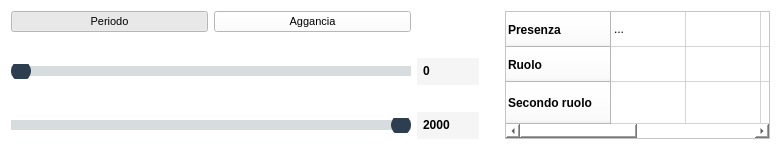
<?xml version="1.0" encoding="UTF-8"?>
<ui version="4.0">
 <class>Dialog</class>
 <widget class="QDialog" name="Dialog">
  <property name="geometry">
   <rect>
    <x>0</x>
    <y>0</y>
    <width>781</width>
    <height>150</height>
   </rect>
  </property>
  <property name="windowTitle">
   <string>Cambia Data</string>
  </property>
  <property name="windowOpacity">
   <double>0.900000000000000</double>
  </property>
  <property name="styleSheet">
   <string notr="true">background-color:white;</string>
  </property>
  <layout class="QGridLayout" name="gridLayout">
   <item row="0" column="5" rowspan="3">
    <widget class="QTableWidget" name="tableWidget">
     <property name="maximumSize">
      <size>
       <width>265</width>
       <height>16777215</height>
      </size>
     </property>
     <property name="font">
      <font>
       <family>Arial</family>
      </font>
     </property>
     <property name="editTriggers">
      <set>QAbstractItemView::NoEditTriggers</set>
     </property>
     <attribute name="horizontalHeaderVisible">
      <bool>false</bool>
     </attribute>
     <attribute name="horizontalHeaderCascadingSectionResizes">
      <bool>false</bool>
     </attribute>
     <attribute name="horizontalHeaderDefaultSectionSize">
      <number>75</number>
     </attribute>
     <attribute name="horizontalHeaderMinimumSectionSize">
      <number>60</number>
     </attribute>
     <attribute name="horizontalHeaderShowSortIndicator" stdset="0">
      <bool>false</bool>
     </attribute>
     <attribute name="horizontalHeaderStretchLastSection">
      <bool>true</bool>
     </attribute>
     <attribute name="verticalHeaderVisible">
      <bool>true</bool>
     </attribute>
     <attribute name="verticalHeaderDefaultSectionSize">
      <number>35</number>
     </attribute>
     <attribute name="verticalHeaderMinimumSectionSize">
      <number>35</number>
     </attribute>
     <attribute name="verticalHeaderStretchLastSection">
      <bool>true</bool>
     </attribute>
     <row>
      <property name="text">
       <string>Presenza    </string>
      </property>
      <property name="font">
       <font>
        <family>Arial</family>
        <weight>75</weight>
        <bold>true</bold>
       </font>
      </property>
     </row>
     <row>
      <property name="text">
       <string>Ruolo</string>
      </property>
      <property name="font">
       <font>
        <family>Arial</family>
        <weight>75</weight>
        <bold>true</bold>
       </font>
      </property>
     </row>
     <row>
      <property name="text">
       <string>Secondo ruolo     </string>
      </property>
      <property name="font">
       <font>
        <weight>75</weight>
        <bold>true</bold>
       </font>
      </property>
     </row>
     <column>
      <property name="text">
       <string>1</string>
      </property>
     </column>
     <column>
      <property name="text">
       <string>2</string>
      </property>
     </column>
     <column>
      <property name="text">
       <string>3</string>
      </property>
     </column>
     <column>
      <property name="text">
       <string>4</string>
      </property>
     </column>
     <item row="0" column="0">
      <property name="text">
       <string>...</string>
      </property>
     </item>
     <item row="0" column="1">
      <property name="text">
       <string/>
      </property>
     </item>
     <item row="0" column="2">
      <property name="text">
       <string/>
      </property>
     </item>
     <item row="0" column="3">
      <property name="text">
       <string/>
      </property>
     </item>
     <item row="1" column="0">
      <property name="text">
       <string/>
      </property>
     </item>
     <item row="1" column="1">
      <property name="text">
       <string/>
      </property>
     </item>
     <item row="1" column="2">
      <property name="text">
       <string/>
      </property>
     </item>
     <item row="1" column="3">
      <property name="text">
       <string/>
      </property>
     </item>
     <item row="2" column="0">
      <property name="text">
       <string/>
      </property>
     </item>
     <item row="2" column="1">
      <property name="text">
       <string/>
      </property>
     </item>
     <item row="2" column="2">
      <property name="text">
       <string/>
      </property>
     </item>
     <item row="2" column="3">
      <property name="text">
       <string/>
      </property>
     </item>
    </widget>
   </item>
   <item row="1" column="2">
    <widget class="QSpinBox" name="spinBox">
     <property name="maximumSize">
      <size>
       <width>70</width>
       <height>16777215</height>
      </size>
     </property>
     <property name="font">
      <font>
       <family>Arial</family>
       <pointsize>9</pointsize>
       <weight>75</weight>
       <bold>true</bold>
      </font>
     </property>
     <property name="styleSheet">
      <string notr="true">QSpinBox,
QSpinBox:editable,
QSpinBox:hover,
QSpinBox:pressed {
  border: none;
  border-bottom: 2px solid rgb(245, 245, 245);
  border-radius: 0;
  background:rgb(245, 245, 245);
  color: #000000;
  padding: 5px 4px 4px 4px;
}
QSpinBox:focus {
  border: none;
  border-bottom: 2px solid  #efc050;
  border-radius: 0;
  background:rgb(245, 245, 245);
  color: #000000;
  padding: 5px 4px 4px 4px;
}
QSpinBox:disabled {
  border: none;
  border-bottom: 2px solid #999999;
  border-radius: 0;
  background: rgb(153, 153, 153);
  color: white;
  padding: 5px 15px 4px 4px;
}
QSpinBox::up-button {
  subcontrol-origin: border;
  subcontrol-position: top right;
  border: none;
  border-radius: 0;
  background:rgb(245, 245, 245,0);
  margin-top: 1px;
  width: 18px;
}
QSpinBox::down-button {
  subcontrol-origin: border;
  subcontrol-position: bottom right;
  border: none;
  border-radius: 0;
  background: rgb(245, 245, 245,0);
  width: 18px;
}</string>
     </property>
     <property name="keyboardTracking">
      <bool>false</bool>
     </property>
     <property name="minimum">
      <number>0</number>
     </property>
     <property name="maximum">
      <number>2000</number>
     </property>
     <property name="value">
      <number>0</number>
     </property>
    </widget>
   </item>
   <item row="2" column="0" colspan="2">
    <widget class="QSlider" name="horizontalSliderB">
     <property name="enabled">
      <bool>true</bool>
     </property>
     <property name="cursor">
      <cursorShape>PointingHandCursor</cursorShape>
     </property>
     <property name="toolTip">
      <string>&lt;html&gt;&lt;head/&gt;&lt;body&gt;&lt;p&gt;&lt;span style=&quot; font-weight:600;&quot;&gt;Seconda Data&lt;/span&gt;&lt;/p&gt;&lt;/body&gt;&lt;/html&gt;</string>
     </property>
     <property name="whatsThis">
      <string>&lt;html&gt;&lt;head/&gt;&lt;body&gt;&lt;p&gt;efefefe&lt;/p&gt;&lt;/body&gt;&lt;/html&gt;</string>
     </property>
     <property name="styleSheet">
      <string notr="true">QSlider::groove:horizontal {
   border: 0px solid #424242; 
	height: 10px; 
	border-radius: 4px;
}

QSlider::handle:horizontal {
    background-color:#2c3e50;
	border: 2px solid #2c3e50; 
	width: 16px; 
	margin-top: -5px; 
	margin-bottom: -5px; 
	border-radius: 10px; 
}

QSlider::handle:horizontal:hover {
    background-color:#1abc9c;
	border: 2px solid #1abc9c; 
}


QSlider::add-page:horizontal {
   background: #d7dcdf;
}

QSlider::sub-page:horizontal {
    background: #d7dcdf;
}
</string>
     </property>
     <property name="minimum">
      <number>1</number>
     </property>
     <property name="maximum">
      <number>2000</number>
     </property>
     <property name="value">
      <number>2000</number>
     </property>
     <property name="orientation">
      <enum>Qt::Horizontal</enum>
     </property>
    </widget>
   </item>
   <item row="0" column="0">
    <widget class="QPushButton" name="pushButtonPeriodoAnno">
     <property name="maximumSize">
      <size>
       <width>200</width>
       <height>16777215</height>
      </size>
     </property>
     <property name="font">
      <font>
       <family>Segoe UI</family>
       <pointsize>8</pointsize>
       <weight>50</weight>
       <bold>false</bold>
      </font>
     </property>
     <property name="cursor">
      <cursorShape>PointingHandCursor</cursorShape>
     </property>
     <property name="whatsThis">
      <string>&lt;html&gt;&lt;head/&gt;&lt;body&gt;&lt;p&gt;Scegliere un periodo o un singolo anno.&lt;/p&gt;&lt;/body&gt;&lt;/html&gt;</string>
     </property>
     <property name="styleSheet">
      <string notr="true"/>
     </property>
     <property name="text">
      <string>Periodo</string>
     </property>
     <property name="checkable">
      <bool>true</bool>
     </property>
     <property name="checked">
      <bool>true</bool>
     </property>
     <property name="autoDefault">
      <bool>false</bool>
     </property>
    </widget>
   </item>
   <item row="1" column="0" colspan="2">
    <widget class="QSlider" name="horizontalSliderA">
     <property name="minimumSize">
      <size>
       <width>400</width>
       <height>0</height>
      </size>
     </property>
     <property name="cursor">
      <cursorShape>PointingHandCursor</cursorShape>
     </property>
     <property name="toolTip">
      <string>&lt;html&gt;&lt;head/&gt;&lt;body&gt;&lt;p&gt;&lt;span style=&quot; font-weight:600;&quot;&gt;Prima Data&lt;/span&gt;&lt;/p&gt;&lt;/body&gt;&lt;/html&gt;</string>
     </property>
     <property name="whatsThis">
      <string>&lt;html&gt;&lt;head/&gt;&lt;body&gt;&lt;p&gt;efefefe&lt;/p&gt;&lt;/body&gt;&lt;/html&gt;</string>
     </property>
     <property name="styleSheet">
      <string notr="true">QSlider::groove:horizontal {
   border: 0px solid #424242; 
	height: 10px; 
	border-radius: 4px;
}

QSlider::handle:horizontal {
    background-color:#2c3e50;
	border: 2px solid #2c3e50; 
	width: 16px; 
	margin-top: -5px; 
	margin-bottom: -5px; 
	border-radius: 10px; 
}

QSlider::handle:horizontal:hover {
    background-color:#1abc9c;
	border: 2px solid #1abc9c; 
}


QSlider::add-page:horizontal {
   background: #d7dcdf;
}

QSlider::sub-page:horizontal {
    background: #d7dcdf;
}</string>
     </property>
     <property name="minimum">
      <number>0</number>
     </property>
     <property name="maximum">
      <number>1999</number>
     </property>
     <property name="value">
      <number>0</number>
     </property>
     <property name="orientation">
      <enum>Qt::Horizontal</enum>
     </property>
    </widget>
   </item>
   <item row="0" column="1">
    <widget class="QPushButton" name="pushButtonAggancia">
     <property name="maximumSize">
      <size>
       <width>200</width>
       <height>16777215</height>
      </size>
     </property>
     <property name="font">
      <font>
       <family>Segoe UI</family>
       <pointsize>8</pointsize>
       <weight>50</weight>
       <bold>false</bold>
      </font>
     </property>
     <property name="cursor">
      <cursorShape>PointingHandCursor</cursorShape>
     </property>
     <property name="whatsThis">
      <string>&lt;html&gt;&lt;head/&gt;&lt;body&gt;&lt;p&gt;Agganciare due date in un intervallo fisso.&lt;/p&gt;&lt;/body&gt;&lt;/html&gt;</string>
     </property>
     <property name="styleSheet">
      <string notr="true"/>
     </property>
     <property name="text">
      <string>Aggancia</string>
     </property>
     <property name="checkable">
      <bool>true</bool>
     </property>
     <property name="autoDefault">
      <bool>false</bool>
     </property>
    </widget>
   </item>
   <item row="2" column="2">
    <widget class="QSpinBox" name="spinBox_2">
     <property name="maximumSize">
      <size>
       <width>70</width>
       <height>16777215</height>
      </size>
     </property>
     <property name="font">
      <font>
       <family>Arial</family>
       <pointsize>9</pointsize>
       <weight>75</weight>
       <bold>true</bold>
      </font>
     </property>
     <property name="styleSheet">
      <string notr="true">QSpinBox,
QSpinBox:editable,
QSpinBox:hover,
QSpinBox:pressed {
  border: none;
  border-bottom: 2px solid rgb(245, 245, 245);
  border-radius: 0;
  background:rgb(245, 245, 245);
  color: #000000;
  padding: 5px 4px 4px 4px;
}
QSpinBox:focus {
  border: none;
  border-bottom: 2px solid  #efc050;
  border-radius: 0;
  background:rgb(245, 245, 245);
  color: #000000;
  padding: 5px 4px 4px 4px;
}
QSpinBox:disabled {
  border: none;
  border-bottom: 2px solid #999999;
  border-radius: 0;
  background: rgb(153, 153, 153);
  color: white;
  padding: 5px 15px 4px 4px;
}
QSpinBox::up-button {
  subcontrol-origin: border;
  subcontrol-position: top right;
  border: none;
  border-radius: 0;
  background:rgb(245, 245, 245,0);
  margin-top: 1px;
  width: 18px;
}
QSpinBox::down-button {
  subcontrol-origin: border;
  subcontrol-position: bottom right;
  border: none;
  border-radius: 0;
  background: rgb(245, 245, 245,0);
  width: 18px;
}</string>
     </property>
     <property name="keyboardTracking">
      <bool>false</bool>
     </property>
     <property name="minimum">
      <number>1</number>
     </property>
     <property name="maximum">
      <number>2000</number>
     </property>
     <property name="value">
      <number>2000</number>
     </property>
    </widget>
   </item>
   <item row="1" column="3">
    <spacer name="verticalSpacer">
     <property name="orientation">
      <enum>Qt::Vertical</enum>
     </property>
     <property name="sizeHint" stdset="0">
      <size>
       <width>20</width>
       <height>40</height>
      </size>
     </property>
    </spacer>
   </item>
  </layout>
 </widget>
 <resources/>
 <connections>
  <connection>
   <sender>horizontalSliderA</sender>
   <signal>valueChanged(int)</signal>
   <receiver>spinBox</receiver>
   <slot>setValue(int)</slot>
   <hints>
    <hint type="sourcelabel">
     <x>743</x>
     <y>71</y>
    </hint>
    <hint type="destinationlabel">
     <x>841</x>
     <y>72</y>
    </hint>
   </hints>
  </connection>
  <connection>
   <sender>spinBox</sender>
   <signal>valueChanged(int)</signal>
   <receiver>horizontalSliderA</receiver>
   <slot>setValue(int)</slot>
   <hints>
    <hint type="sourcelabel">
     <x>894</x>
     <y>69</y>
    </hint>
    <hint type="destinationlabel">
     <x>714</x>
     <y>64</y>
    </hint>
   </hints>
  </connection>
  <connection>
   <sender>horizontalSliderB</sender>
   <signal>valueChanged(int)</signal>
   <receiver>spinBox_2</receiver>
   <slot>setValue(int)</slot>
   <hints>
    <hint type="sourcelabel">
     <x>775</x>
     <y>93</y>
    </hint>
    <hint type="destinationlabel">
     <x>826</x>
     <y>96</y>
    </hint>
   </hints>
  </connection>
  <connection>
   <sender>spinBox_2</sender>
   <signal>valueChanged(int)</signal>
   <receiver>horizontalSliderB</receiver>
   <slot>setValue(int)</slot>
   <hints>
    <hint type="sourcelabel">
     <x>835</x>
     <y>105</y>
    </hint>
    <hint type="destinationlabel">
     <x>751</x>
     <y>107</y>
    </hint>
   </hints>
  </connection>
  <connection>
   <sender>pushButtonPeriodoAnno</sender>
   <signal>clicked(bool)</signal>
   <receiver>horizontalSliderB</receiver>
   <slot>setDisabled(bool)</slot>
   <hints>
    <hint type="sourcelabel">
     <x>72</x>
     <y>32</y>
    </hint>
    <hint type="destinationlabel">
     <x>70</x>
     <y>107</y>
    </hint>
   </hints>
  </connection>
  <connection>
   <sender>pushButtonPeriodoAnno</sender>
   <signal>clicked(bool)</signal>
   <receiver>horizontalSliderB</receiver>
   <slot>setEnabled(bool)</slot>
   <hints>
    <hint type="sourcelabel">
     <x>93</x>
     <y>44</y>
    </hint>
    <hint type="destinationlabel">
     <x>98</x>
     <y>109</y>
    </hint>
   </hints>
  </connection>
  <connection>
   <sender>pushButtonPeriodoAnno</sender>
   <signal>clicked(bool)</signal>
   <receiver>spinBox_2</receiver>
   <slot>setDisabled(bool)</slot>
   <hints>
    <hint type="sourcelabel">
     <x>68</x>
     <y>30</y>
    </hint>
    <hint type="destinationlabel">
     <x>827</x>
     <y>106</y>
    </hint>
   </hints>
  </connection>
  <connection>
   <sender>pushButtonPeriodoAnno</sender>
   <signal>clicked(bool)</signal>
   <receiver>spinBox_2</receiver>
   <slot>setEnabled(bool)</slot>
   <hints>
    <hint type="sourcelabel">
     <x>52</x>
     <y>31</y>
    </hint>
    <hint type="destinationlabel">
     <x>835</x>
     <y>106</y>
    </hint>
   </hints>
  </connection>
 </connections>
</ui>
